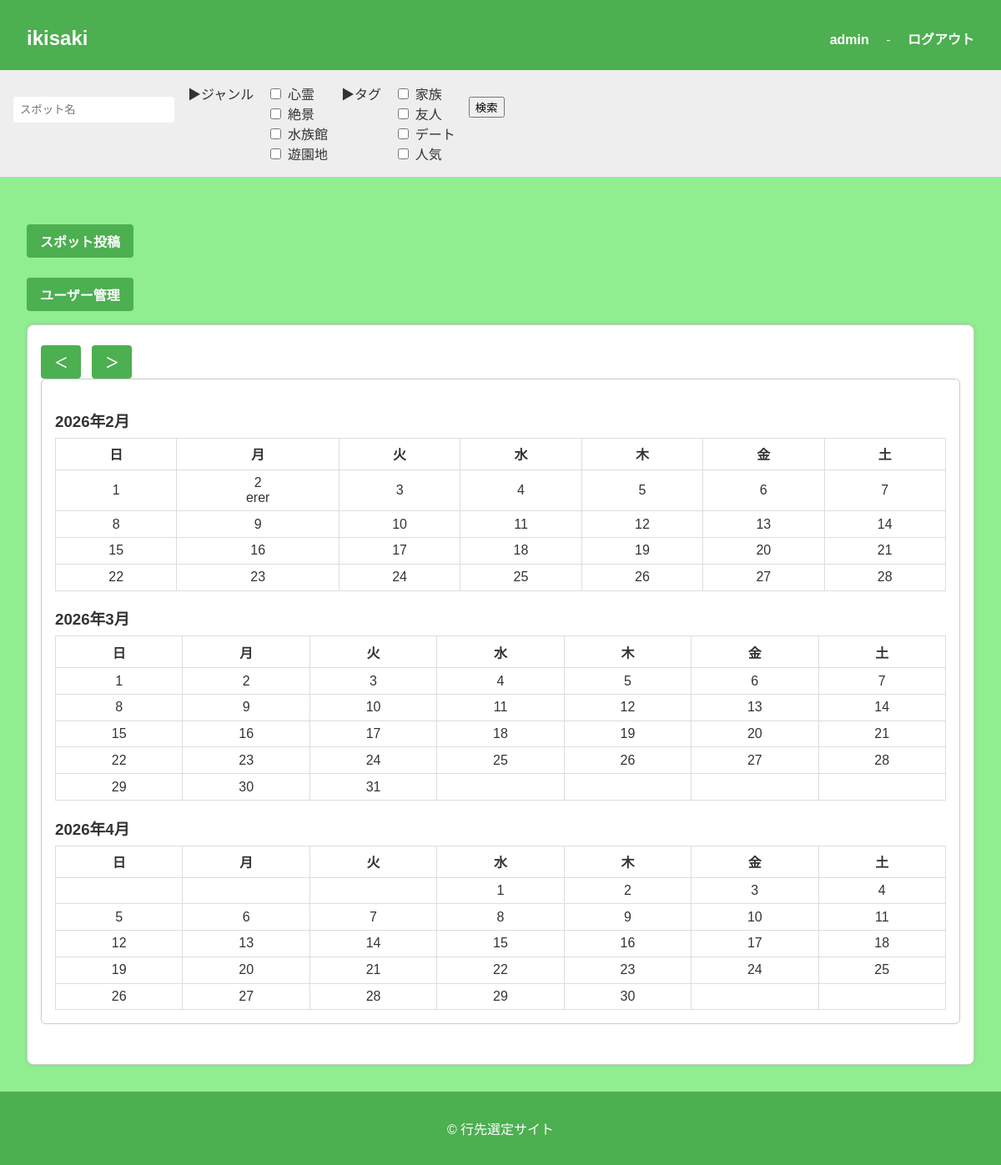
Page / (signed in) on the earlier database version.
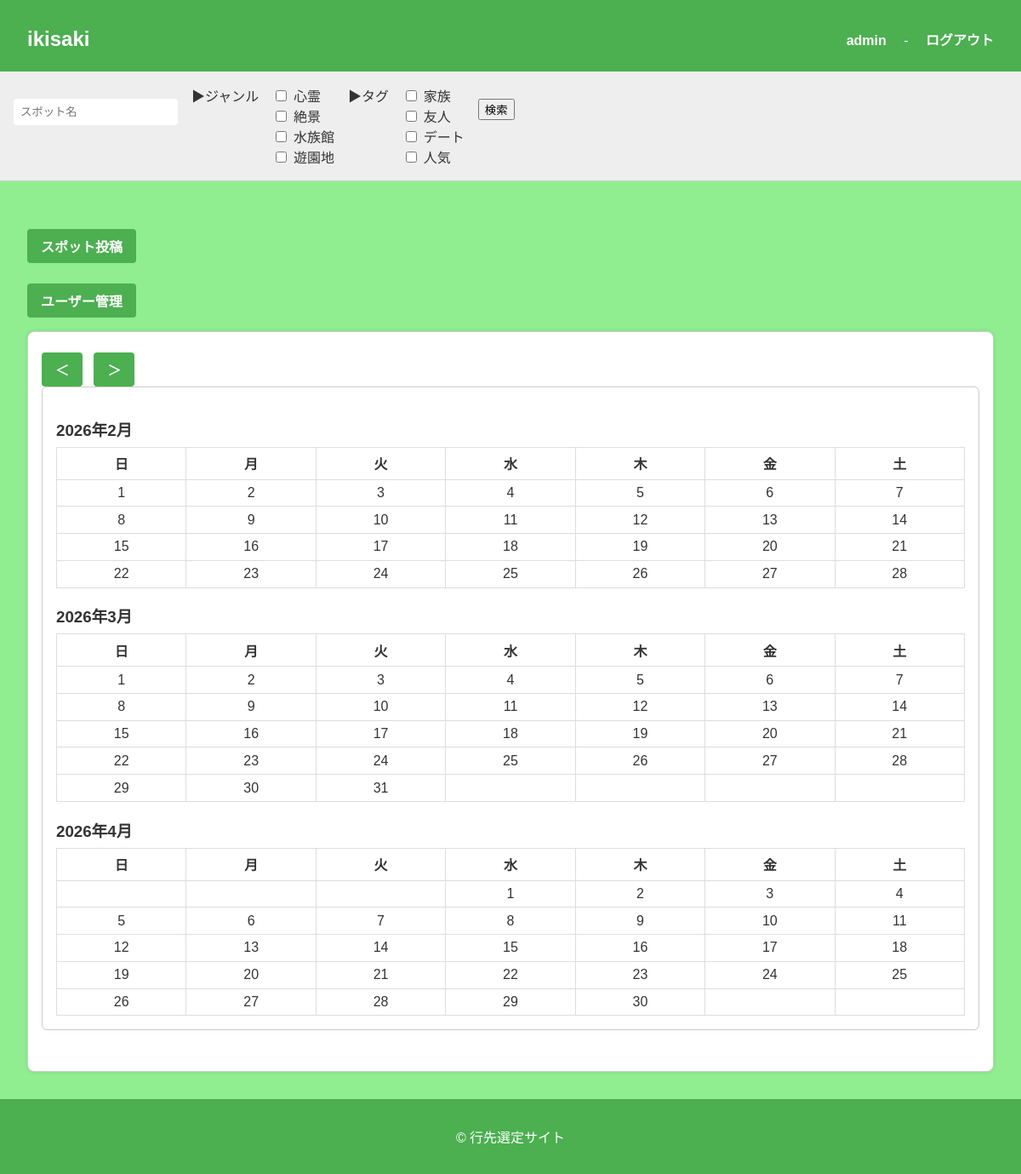
Same page on the later database version.
### apps/ikisaki/models.py (models this page shows, shortened)
class User(db.Model, UserMixin):
    __tablename__ = "user"
    user_id = db.Column(db.String, primary_key=True, unique=True, nullable=False)
    password_hash = db.Column(db.String, nullable=False)
    schedules = db.relationship("Schedule", back_populates="user", cascade="all, delete-orphan")
    @property
    def password(self):
        raise AttributeError("読み取り不可")

class Schedule(db.Model):
    __tablename__ = "schedule"
    user_id = db.Column(db.String, db.ForeignKey("user.user_id"), primary_key=True, nullable=False)
    ymd = db.Column(db.Date, primary_key=True, nullable=False)
    schedule = db.Column(db.String, nullable=False)
    user = db.relationship("User", back_populates="schedules")

### apps/ikisaki/views/index.py (the view)
@ikisaki.route("/")
@login_required
def index():
	ssform = SpotSearchForm()
	base_ym = request.args.get("ym", type=int)	# 6桁の年月（例: 202602）
	today = date.today()
	year = today.year
	month = today.month
	if base_ym:
		year = base_ym // 100	# 上4桁は年
		month = base_ym % 100	# 下2桁は月
	if month < 1 or month > 12:
		year = today.year
		month = today.month
	cal = calendar.Calendar(current_app.config["FIRST_WEEKDAY"])  # カレンダーの始まりの曜日
	months = []
	y, m = year, month
	for _ in range(current_app.config["VIEW_DATE"]):
		weeks = cal.monthdayscalendar(y, m)
		months.append({
			"year": y,
			"month": m,
			"weeks": weeks,
		})
		if m == 12:
			y += 1
			m = 1
		else:
			m += 1
	def add_months_ym(ym: int, delta: int) -> int:
		y = ym // 100
		m = ym % 100
		idx = y * 12 + (m - 1) + delta
		ny = idx // 12
		nm = idx % 12 + 1
		return ny * 100 + nm
	current_ym = year * 100 + month
	prev_ym = add_months_ym(current_ym, current_app.config["VIEW_DATE"] * -1)
	next_ym = add_months_ym(current_ym, current_app.config["VIEW_DATE"])
	start_date = date(months[0]["year"], months[0]["month"], 1)
	last = months[-1]
	end_date = date(last["year"], last["month"], calendar.monthrange(last["year"], last["month"])[1])
	schedules = (
		Schedule.query
		.filter(Schedule.user_id == current_user.user_id)
		.filter(Schedule.ymd >= start_date)
		.filter(Schedule.ymd <= end_date)
		.all()
	)
	schedule_map = {}
	for s in schedules:
		schedule_map[s.ymd] = s.schedule
	return render_template(
		"ikisaki/index.html",
		ssform=ssform,
		base_yearmonth=current_ym,   # 表示基準（YYYYMM）
		months=months,               # VIEW_DATEか月分
		weekday_labels=current_app.config["WEEKDAY_LABELS"],
		prev_yearmonth=prev_ym,
		next_yearmonth=next_ym,
		schedule_map=schedule_map,
		date=date,
		is_admin=is_admin(current_user.user_id),
	)

### apps/ikisaki/forms.py
class SpotSearchForm(FlaskForm):
	name = StringField(
		"スポット名",
	)
	submit = SubmitField("検索")

### apps/app.py (called while the page is built)
@login_manager.user_loader
def load_user(user_id):
    from apps.ikisaki.models import User
    try:
        return User.query.get(user_id)
    except ValueError:
        return None

### apps/ikisaki/utils.py (called while the page is built)
def is_admin(user_id):
	return (user_id in current_app.config["ADMIN_USER_ID"])

### apps/ikisaki/templates/ikisaki/index.html (shortened to what this page needs)
{% extends "ikisaki/base.html" %}
{% block content %}
<div>
	<p><a href="{{url_for('ikisaki.spot_upsert')}}" class="spotpost-button">スポット投稿</a></p>
	{% if is_admin is defined and is_admin %}
		<p><a href="{{url_for('ikisaki.user_list')}}" class="spotpost-button">ユーザー管理</a></p>
	{% endif %}
</div>
<section class="calendar-section">
	<div id="calendar">
		<div>
			<a href="{{ url_for('ikisaki.index', ym=prev_yearmonth) }}" class="spotpost-button">＜</a>
			<a href="{{ url_for('ikisaki.index', ym=next_yearmonth) }}" class="spotpost-button">＞</a>
		</div>
		<div class="month-block">
		{% for m in months %}
			<h3>{{ m.year }}年{{ m.month }}月</h3>
			<table>
				<thead>
				<tr>
					{% for w in weekday_labels %}
					<th>{{ w }}</th>
					{% endfor %}
				</tr>
				</thead>
				<tbody>
				{% for week in m.weeks %}
					<tr>
					{% for day in week %}
						<td>
							{% if day == 0 %}
							&nbsp;
							{% else %}
							{% set ymd_str = "%04d%02d%02d"|format(m.year, m.month, day) %}
							{% set d = date(m.year, m.month, day) %}
							<div class="day-cell" data-ymd="{{ ymd_str }}">
								<div class="day-num">{{ day }}</div>
								<div class="schedule-text">
								{% if d in schedule_map %}
									{{ schedule_map[d] }}
								{% endif %}
								</div>
							</div>
							{% endif %}
						</td>
					{% endfor %}
					</tr>
				{% endfor %}
				</tbody>
			</table>
		{% endfor %}
		</div>
	</div>
</section>
{% endblock %}

### apps/ikisaki/templates/ikisaki/base.html (shortened to what this page needs)
<!DOCTYPE html>
<html lang="ja">
<head>
    <link rel="stylesheet" href="{{ url_for('static', filename='css/home.css') }}">
</head>
<body>
    <header>
        <div class="header-container">
            <h1><a href="{{url_for('ikisaki.index')}}" class="spotpost-button">ikisaki</a></h1>
            {% if current_user.is_authenticated %}
                <div>
                    <span><a href="{{url_for('ikisaki.user_update')}}" class="spotpost-button">{{ current_user.user_id }}</a></span> -
                    <span><a href="{{ url_for('ikisaki.logout') }}" class="spotpost-button">ログアウト</a></span>
                </div>
            {% endif %}
        </div>
    </header>
    <nav class="genre-filter">
        {% if current_user.is_authenticated %}
            <form
                action="{{url_for('ikisaki.spot_search')}}"
                method="POST"
                enctype="multipart/form-data"
                novalidate="novalidate"
                class="search-form"
                >
                <p>{{ssform.name(value=name_kw, placeholder="スポット名")}}</p>
                <div>▶ジャンル</div>
                <div id="genre_ids">
                    {% for gid, gname in config["SPOT_LIST"].items() %}
                    {% set gid_str = gid|string %}
                    <label>
                        <input type="checkbox" name="genre_ids" value="{{ gid }}" {% if gid_str in genre_ids %}checked{% endif %}> {{ gname }}
                    </label>
                    {% endfor %}
                </div>
                <div>▶タグ</div>
                <div id="tags">
                    {% for tag in config["TAG_LIST"] %}
                    <label>
                        <input type="checkbox" name="tags" value="{{ tag }}" {% if tag in tags %}checked{% endif %}> {{ tag }}
                    </label>
                    {% endfor %}
                </div>
                <p>{{ssform.submit()}}</p>
            </form>
        {% endif %}
    </nav>
    <main>
        {% block content %}{% endblock %}
    </main>
    <footer>
        <p>&copy; 行先選定サイト</p>
    </footer>
</body></html>

### apps/static/css/home.css (style rules this page uses)
body { font-family: 'Helvetica', 'Arial', sans-serif; margin: 0; padding: 0; background-color: #f9f9f9; color: #333; }
header { background-color: #4CAF50; color: white; padding: 1rem; }
.header-container { display: flex; justify-content: space-between; align-items: center; }
.header-container h1 { margin: 0; font-size: 1.5rem; }
.search-form { display: flex; gap: 0.5rem; }
.search-form input[type="text"] { padding: 0.5rem; border: none; border-radius: 4px; }
.genre-filter { background-color: #eee; padding: 1rem; border-bottom: 1px solid #ccc; }
.genre-filter form { display: flex; flex-wrap: wrap; gap: 1rem; }
.genre-filter label { display: flex; align-items: center; gap: 0.3rem; }
main { padding: 2rem; }
#calendar { background-color: white; border: 1px solid #ccc; padding: 1rem; min-height: 300px; box-shadow: 0 0 5px rgba(0,0,0,0.1); }
footer { background-color: #4CAF50; color: white; text-align: center; padding: 1rem; position: relative; bottom: 0; }
.spotpost-button { display: inline-block; padding: 0.5rem 1rem; background-color: #4CAF50; color: white; text-decoration: none; border-radius: 4px; font-weight: bold; margin-top: 0.5rem; }
#calendar { padding: 1rem; background-color: #fff; border-radius: 8px; }
.month-block { margin-bottom: 2rem; border: 1px solid #ccc; padding: 1rem; border-radius: 6px; box-shadow: 0 0 5px rgba(0,0,0,0.05); }
.month-block h3 { margin-bottom: 0.5rem; }
.month-block table { width: 100%; border-collapse: collapse; text-align: center; }
.month-block th, .month-block td { padding: 0.4rem; border: 1px solid #ddd; }
body { background-color: lightgreen; }

Differences in the rows shown:
removed Schedule: schedule "erer"
Other differences:
list line gone: "2"
new list line: "2"
